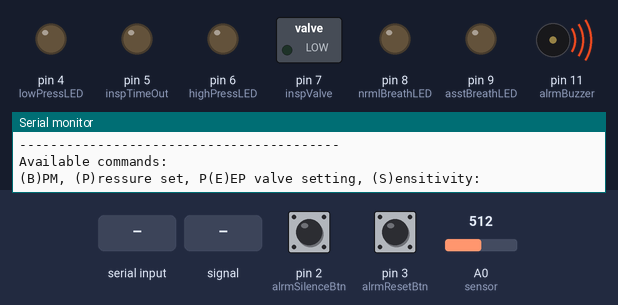
Bench run of a sketch on a simulated Arduino Uno, built with avr-gcc and run on an emulated ATmega328P. Parts: switched loads named in the sketch (green lamp = pin HIGH), output pins drawn as LEDs (lit = HIGH), buzzer (waves = sounding, pin HIGH), the last lines printed to the serial monitor. Dashed ring = blinking. Inputs (shaded band) come from the test bench; at power-on: A0 (sensor) = 512, pin 2 (alrmSilenceBtn) HIGH, pin 3 (alrmResetBtn) HIGH.

Above: at 2.2 s.
2.3 s: A0 (sensor) set to 60
At 3.0 s:
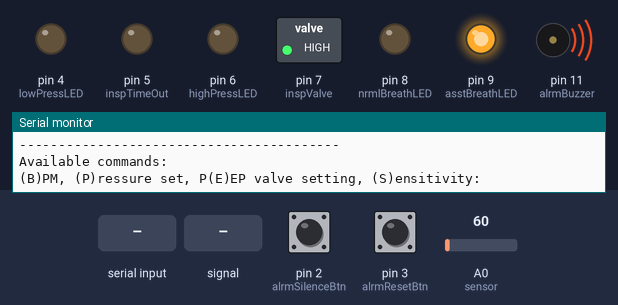
5.3 s: "e\n" received over Serial
At 5.3 s:
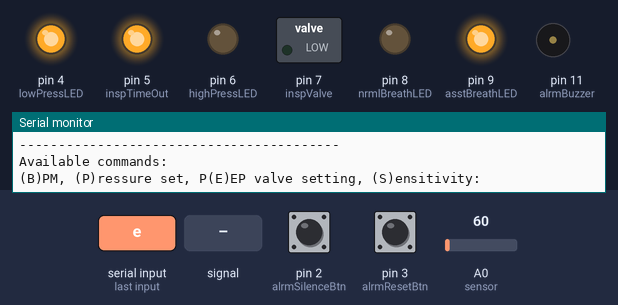
8.3 s: A0 (sensor) set to 100
11.3 s: A0 (sensor) set to 119
At 14.13 s:
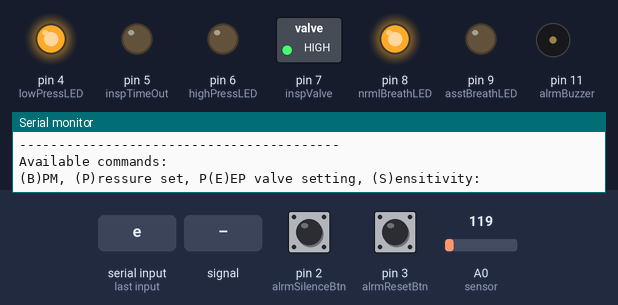
14.3 s: pin 2 (alrmSilenceBtn) pulled LOW for 0.15 s
At 16.5 s:
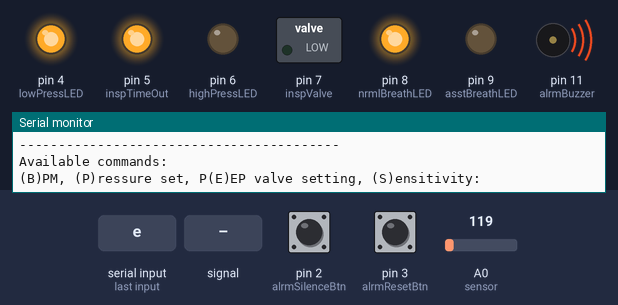
17.4 s: A0 (sensor) fed a 200 Hz sine of ±81 counts around its level
At 18.1 s:
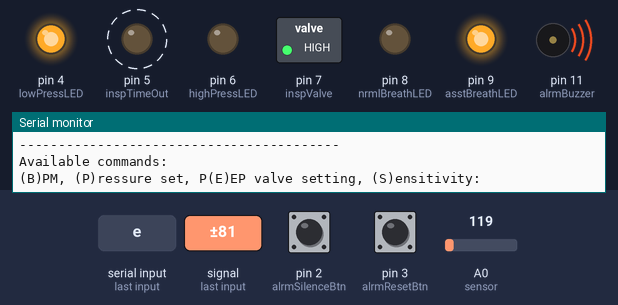
Timing chart, 0 to 21.4 s (numbered marks = the images above; inputs shaded):
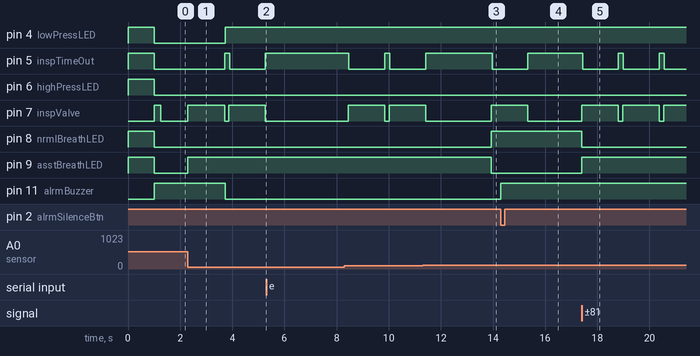

Measured:
- the behaviour switches between 111 and 112 on A0 (sensor) (found by bisection; images 2 and 3)
- after the input at 2.3 s, pin 4 (lowPressLED): LOW → HIGH after 1.4 s; pin 5 (inspTimeOut): LOW → HIGH after 1.4 s, → LOW 0.20 s later, → HIGH 1.4 s later; pin 8 (nrmlBreathLED): stays LOW (without the input it goes to HIGH after 2.6 s); pin 9 (asstBreathLED): LOW → HIGH at once; pin 11 (alrmBuzzer): HIGH → LOW after 1.4 s
- after the input at 5.3 s, pin 5 (inspTimeOut): stays HIGH (without the input it goes to LOW after 0.17 s); pin 7 (inspValve): stays LOW (without the input it goes to HIGH after 0.14 s)
- after the input at 11.3 s, pin 8 (nrmlBreathLED): LOW → HIGH after 2.6 s; pin 9 (asstBreathLED): HIGH → LOW after 2.6 s
- after the input at 14.3 s, pin 11 (alrmBuzzer): LOW → HIGH at once
- after the input at 17.4 s, pin 8 (nrmlBreathLED): HIGH → LOW at once; pin 9 (asstBreathLED): LOW → HIGH at once
- by itself, pin 7 (inspValve): alternates HIGH for 1.4 s and LOW for 0.17 s

The sketch:

CoreVent.ino
```cpp
///////////////////////////////////////////////////////////////////////////////////
//                                                                               //
//                   CoreVent Controller Code - Setup and Main Loop              //
//                                                                               //
///////////////////////////////////////////////////////////////////////////////////
//                                                                               //
//    Name:       CoreVent.ino                                                   //
//    Created:	  3/29/2020 8:43:43 PM                                           //
//    Author:     Jon Longtin, Ph.D., P.E.                                       //
//                Department of Mechanical Engineering                           //
//                Stony Brook University, Stony Brook, NY 11794-2300             //
//                                                                               //
//                Arduino Platform: Arduino UNO or equivalent                    //
//                                                                               //
//                                                                               //
///////////////////////////////////////////////////////////////////////////////////

// TODO : Add watchdog timer

#include <stdio.h>

// constants
#define VERSION   "0.4.2 - BETA"

//digital pin definitions for alarm indicators and valve control.
// NOTE: On UNO avoid pins 0 and 1, they are RX and TX fo Serial!
const int alrmSilenceBtn = 2;				// alarm silence button
const int alrmResetBtn = 3;                 // alarm reset button for low-pressure alarm
const int lowPressLED = 4;                  // (red) low-pressure alarm. On until cleared
const int inspTimeOut = 5;                  // (blue) patient has timed out breathing; clear on next breath
const int highPressLED = 6;                 // (yellow) high-pressure alarm
const int inspValve = 7;                    // relay for inspriation valve to start breath (pin 4=Relay #4)
const int nrmlBreathLED = 8;                      // inspiration-start courtesy LED (future feature)
const int asstBreathLED = 9;                      // expiratin-start courtesy LED (future feature)
const int inspLED = 10;                    // (green) self-check OK
const int alrmBuzzer = 11;      //11        // alarm buzzer for low pressure or other critical alarm. NOTE: LOW to sound alarm!!

//alarm conditions; set to false until triggers
unsigned volatile long t_silence = -60000;	// set to "-60000" to ensure buzzer works in first minute of program executionp20
unsigned long timeOutCount = 0;

char incomingByte = 0;                      // for incoming serial data

// ventilator parameters
const int Tdc = 700;                        // time (in ms) to wait before low-pressure alarm trigger
const float minPIP_PEEP = 10;				// cannot set delta between PIP and PEEP less than this
float BPM = 16;							    // breaths per minute (is always an integer)
unsigned int t_TL = 1400;                   // inspiratory timeout  (time cycled limit): if Ps <= Pcby T_TL, start exhale
float PIP_s = 30;                           // peak inspiratory pressure setpoint [cm H2O]
float P_lowlmt = 10;						// pressure les than this indicates a disconnect// make this P_lowlmt
float P_highlmt = 70;						// cutoff pressure (depends on whether 60 or 80 cm H2O popoff used)
float P_draw = 4;							// should be about 2 - 4 cm below PEEP setpoint
float PEEP_set=5;

float PIP_m;								// peak inspiratory pressure (measured, not set)
float PEEP_meas;							// measured PEEP

unsigned long int Ti = 0;                   // time, in ms, of last inspiratory event
unsigned long int Te = 0;                   // time, in ms, of last expitory event
unsigned long Te_act = 0;					// actual expiratory time, as measured
unsigned long asstBreathCnt = 0;			// assisted breaths since start

// alarm conditins
typedef enum {
	ALARM_Ps_HIGH,                          // sensor pressure > Pc      LOW PRIORITY alarm
	ALARM_Ps_LOW,                           // sensor pressure too low.  HIGH PRIORITY alarm
	ALARM_T_TL                              // inspiration timeout.  Keep track of only; not a major issue
} alarmType;

void setup() {
	attachInterrupt(digitalPinToInterrupt(alrmResetBtn), resetLowP_alarm, FALLING);			// reset alarm button ISR
	attachInterrupt(digitalPinToInterrupt(alrmSilenceBtn), silenceLowP_alarm,FALLING);		// silence alarm button ISR

	// setup outputs
	pinMode(lowPressLED, OUTPUT);
	pinMode(inspTimeOut, OUTPUT);
	pinMode(highPressLED, OUTPUT);
	pinMode(inspValve, OUTPUT);
	pinMode(nrmlBreathLED, OUTPUT);
	pinMode(asstBreathLED, OUTPUT);
	pinMode(alrmSilenceBtn, INPUT_PULLUP);
	pinMode(alrmResetBtn, INPUT_PULLUP);
	pinMode(alrmBuzzer, OUTPUT);

	digitalWrite(inspValve, LOW);     // make sure valves are closed at program startup

	//LED check at startup
	digitalWrite(alrmBuzzer, LOW); digitalWrite(lowPressLED, HIGH); digitalWrite(inspLED, HIGH);
	digitalWrite(inspTimeOut, HIGH); digitalWrite(highPressLED, HIGH); digitalWrite(nrmlBreathLED, HIGH); digitalWrite(asstBreathLED, HIGH);
	delay(1000);
	digitalWrite(alrmBuzzer, HIGH);  digitalWrite(lowPressLED, LOW); digitalWrite(inspLED, LOW);
	digitalWrite(inspTimeOut, LOW); digitalWrite(highPressLED, LOW); digitalWrite(nrmlBreathLED, LOW); digitalWrite(asstBreathLED, LOW);

	digitalWrite(inspValve, LOW);     // make sure valve is closed at program startup

	Serial.begin(57600); // set data rate to 57600 bps
}

void loop() {
	unsigned long Te_start;

	Ti = startInspirStep();			// start inspiration step

	Te = (60. / BPM) * 1000 - Ti; 	// calculate target expitory time based on Ti
	Te_start = millis();			// record start time of expiration
	updateScreen();
	PEEP_meas = startExpStep(Te);  	// start expiration step, returning PEEP pressure (may be too low if patient draws breath)
	Te_act = millis() - Te_start;	// actual expiratory time (will be shorter if patient draws breath)


 }
```

breathing_functions.ino
```cpp
//////////////////////////////////////////////////////////////////////////////
//																		                                    	//
//     breathing_functions.ino ==> Breathing functions for CoreVent   			//
//																			                                    //
//////////////////////////////////////////////////////////////////////////////


//turn inspiration valve on to start inspiration phase
void turnInspValveON(void) {
	digitalWrite(inspValve, HIGH);			// turn valve on
	delay(10);
	digitalWrite(inspValve, HIGH);			// make sure valve is on
	delay(10);
	digitalWrite(inspValve, HIGH);			// make damned sure valve is ON
	delay(10);
	digitalWrite(inspLED, HIGH);
}


//turn inspiration valve off to stop inspiration and start expiration
// note that no exhaust valve control is required.  (Breathing circuit has mechanically actuated valve for expiration).
void turnInspValveOFF(void) {
	digitalWrite(inspValve, LOW);			// turn valve on
	delay(10);
	digitalWrite(inspValve, LOW);			// make sure valve is off
	delay(10);
	digitalWrite(inspValve, LOW);			// make damned sure valve is OFF
	delay(10);
	digitalWrite(inspLED,LOW);				// turn off inspiration LED
}


unsigned long startInspirStep(void) {
	float Ps;
	unsigned long t;
	unsigned long Ts = millis();			// capture start of inspiration time
	clearAlarm(ALARM_Ps_HIGH);				// clear any previous high-pressure alarm
	turnInspValveON();						//  open valve
	digitalWrite(inspLED, HIGH);			// turn on inspiration LED

	do {										// fill patient until either P=Pc OR time >= t_TL
		Ps = readCircPress();				// read current pressure
		t = millis();						// current time
		if (Ps > P_highlmt) {				// check for high alarm
			raiseAlarm(ALARM_Ps_HIGH);
		}
		if ((t - Ts) > t_TL) {				// timeout
			timeOutCount++;
			raiseAlarm(ALARM_T_TL);
			turnInspValveOFF();
  			break;
		}
		else
		{
			clearAlarm(ALARM_T_TL);
		}
	} while ((Ps <= PIP_s) || (t-Ts) < 250);						// continue to inflate patient until Pc reached

//	if (((t - Ts) > Tdc) && (Ps <= P_lowlmt)) {  	// low pressure alarm (but wait until end of breath first
	if (Ps <= P_lowlmt) {  					// low pressure alarm (but wait until end of breath first
		raiseAlarm(ALARM_Ps_LOW);
	}
	else
	{
		clearAlarm(ALARM_Ps_LOW);			// clear lowPressLED
	}

	turnInspValveOFF();						// close inspiration valve
	digitalWrite(inspLED, LOW);				// turn off inspiration LED
	PIP_m = readCircPress();					// read measured PIP pressure
	return (t - Ts);						// return inspiration time
}

float startExpStep(unsigned long Te) {		// NOTE: expiratory valve opens automatically when inspiratory valve shuts
	unsigned long Ts = millis();			// capture start of inspiration time
	float Ps;								// read pressure
	do {
		Ps = readCircPress();
		if (Ps < (PEEP_set - P_draw)) {		// patient is drawing for air, so fill immediatley
      asstBreathCnt++;   				// increment
			digitalWrite(asstBreathLED,HIGH);
			digitalWrite(nrmlBreathLED,LOW);
			return (Ps);							// terminate expiration immediately, and start inspiration
		}
	} while ((millis() - Ts) < Te);
	digitalWrite(asstBreathLED, LOW);
	digitalWrite(nrmlBreathLED, HIGH);

	return (Ps);
}
```

menu_system.ino
```cpp
//////////////////////////////////////////////////////////////////////////////
//																		                                    	//
//     menus_system.ino ==> menu system routines CoreVent		            		//
//															                                    				//
//////////////////////////////////////////////////////////////////////////////


//
//    FILE: menu_system.ino
//  AUTHOR: Jon Longtin
//    DATE: 04-Apr-2020
//
// PUPROSE: menu functions for CoreVent system
//
#define MENU_TIME_OUT  15000L			// menu timeout (ms)
#define UPDATE_DELAY 50									// update time in ms

#define VT100_H

// http://ascii-table.com/ansi-escape-sequences-vt-100.php

#define OFF         "\033[0m"
#define BOLD        "\033[1m"
#define LOWINTENS   "\033[2m"  //does not work
#define UNDERLINE   "\033[4m"
#define BLINK       "\033[5m"  // does not work
#define REVERSE     "\033[7m"

#define GOTOXY( x,y) "\033[x;yH"   // Esc[Line;ColumnH //works with hard numbers, not with arguments

//#define CLS          "\033[2J"     // Esc[2J Clear entire screen
#define CLS          "\033[H\033[J"     // Esc[2J Clear entire screen


float getNumInput(float origValue) {
	const unsigned long menu_timeout = 3000;  // allowed time to make an entry
	unsigned long t_entry = millis();       // time that request to enter value started
	String inData = "";
	do  {
		while (Serial.available() > 0)
		{
			char received = Serial.read();
			inData += received;
			Serial.print(received);   // Process message when new line character is recieved
			if (received == 27) return origValue;  // user aborted
			else if ((received == 13))
			{
//				if (inData.toInt() == 0) {		// prevents entering zero values. Removed 4/7/20
//					return origValue;
//				}
//				else
//				{
					return inData.toInt();
//				}
			}
		}
	} while ((millis() - t_entry) < menu_timeout);
	return origValue;
}

void paintScreen(void){
	Serial.print(CLS);  // clear screen
	Serial.println(F("CoreVent Essential Ventilator"));
	Serial.print(F("Version: "));
	Serial.print(VERSION);
	Serial.print(F(", built: "));
	Serial.print(__TIME__);
	Serial.print(F(" "));
	Serial.println(__DATE__);
	Serial.println(F("\n------------- SETTINGS ------------------"));
	Serial.print(  F("  Breaths Per Minute set         : "));
	Serial.println(BPM,0);
	Serial.print(  F("  Peak inspiratory Pressure (PIP): "));
	Serial.println(PIP_s,0);
	Serial.print(  F("  PEEP Valve setting             : "));
	Serial.println(PEEP_set, 0);
	Serial.print(  F("  Sensitivity                    : "));
	Serial.println(-P_draw, 0);
	Serial.println(F("\n------------- BREATH STATS --------------"));
  Serial.print(  F("  Breaths per minute (actual)    : "));
  Serial.println((int)(EMA_BPM(60000./(Ti+Te_act))));
	Serial.print(  F("  Inspiratory time, Ti (sec)     : "));
	Serial.println(Ti/1000.,1);
	Serial.print(  F("  Expiratory time,  Te (sec)     : "));
	Serial.println(Te_act/1000.,1);
    Serial.print(  F("  I/E ratio                      : 1:"));
    Serial.println((float) Te/Ti,1);
    Serial.print(  F("  PIP                            : "));
    Serial.println(PIP_m,1);
	Serial.print(  F("  PEEP (measured)                : "));
	Serial.println(PEEP_meas,1);
    Serial.println(F("-----------------------------------------"));
	Serial.println(F("Available commands:"));
	Serial.println(F("(B)PM, (P)ressure set, P(E)EP valve setting, (S)ensitivity:"));
}


void updateScreen(void)  //must make changes before patient stops
{
	char cmd = 0;   // for incoming serial data
	paintScreen();
	if (Serial.available()) {							// user has pressed a key on Serial terminal, so go to menu
		cmd = Serial.read();  // read the incoming byte:
		// say what you got:
		    //Serial.print(F("I received: "));
		    //Serial.println(cmd, DEC);

		switch (cmd) { // convert to uppercase
			case 'B': case 'b': {
				Serial.print(F("\nEnter new BPM (1 ~ 40): "));
				float tBPM = getNumInput(BPM);
				//				Serial.println();
				if ((tBPM >= 1) && (tBPM <= 40)) {  // don't change BPM unless in safe range
					BPM = tBPM;
				}
				break;
			}

			case 'P': case 'p': {		// enter new target pressure
				Serial.print(F("\nEnter new Pc (10 ~ 70): "));
				float tPc = getNumInput(PIP_s);
				if ((tPc >= 10) && (tPc <= 70)) {  // don't change Pc unless in safe range
					if (tPc < (PEEP_set + minPIP_PEEP)) {
						Serial.print(F("\nError: PIP must be at least "));
						Serial.print(minPIP_PEEP, 0);
						Serial.println(F("cm H2O above PEEP!"));
					}
					else {
						PIP_s = tPc;
					}
				}
				break;
			}
			case 'E': case 'e': {		// enter new target pressure.  NOTE: This does NOT change PEEP!!
				Serial.print(F("\nEnter new PEEP valve setting (0 ~ 40): "));
				float tPEEP = getNumInput(PEEP_set);
				if ((PEEP_set >= 0) && (PEEP_set <= 40)) {  // don't change PEEP unless in safe range
					if (tPEEP > (PIP_s - minPIP_PEEP)) {
						Serial.print(F("\nError: PEEP must be at least "));
						Serial.print(minPIP_PEEP, 0);
						Serial.println(F("cm H2O below PEEP!"));
					}
					else {
						PEEP_set = tPEEP;
					}
				}
				break;
			}

			case 'S': case 's': {		// enter new target pressure.  NOTE: This does NOT change PEEP!!
				Serial.print(F("Enter new sensitivty (0 ~ 6): "));
				float tP_draw = getNumInput(P_draw);  // make positive in case user enters negative value
			    if (tP_draw < 0) {
					tP_draw = -tP_draw;
				}
				if ((tP_draw >= 0) && (tP_draw <= 6)) {  // don't change PEEP unless in safe range
					P_draw = tP_draw;
				}
				break;
			}
		}
	}
}
```

support_functions.ino
```cpp
//////////////////////////////////////////////////////////////////////////////
//																			                                    //
//          support_functions.ino ==> support functions for CoreVent      	//
//																		                                    	//
//////////////////////////////////////////////////////////////////////////////


float readCircPress(void) {
	const float calibOffset = 0.20;   // cm of water offset when sensor exposed to ambient

	// GA100-001PD Sensor (0-1 psi range, 0-70.307 cm H2O))
	// sensor span is 4.0 V for 1.0 psi = 70.307 cm H2O, or 70.307/4.0 = 17.577 [cm H2O/volt]
	// ADC yields 1024 bits over 0-5V, so converting ADC_RDG to voltage is:
	//    Vs = ADC_RDG * (5.0/1024)
	// then pressure is P = (Vs - 0.5)*17.577 [cmH2O/V]  (note 0.5 V offset!)
	// Apply pressure to port A (port closest to pins)
	// Description: black, 2 pressure ports, 3 pins, 4 legs
	// Orientation: pressure ports up, connector pins facing you
	// left to right => pin 1 to pin 3
	// pin 1: PWR SPLY (Vin = 5V, allowable range = 4.75-5.25V) (tap from Arduino pin
	// pin 2: GND
	// pin 3: Vout (range = 0.5 - 4.5V; connect to Analog Input A0 on arduino)

	// leaving multiplication and division in: 2135 rdgs/sec (Uno R3)
	// folding multiplication and divisions  : 2280 rdgs/sec (Uno R3) =

	float Vs = analogRead(A0) * 4.883e-3;			// sensor pin 3 to Arduino pin A0
	return (Vs*17.5767 - 8.78835 + calibOffset);	// return pressure in cm H2O
}

//ISR to reset low-pressure alarm
void resetLowP_alarm(void){
	digitalWrite(lowPressLED, LOW);			// clear low pressure light
}

//ISR to silence the low-pressure alarm
void silenceLowP_alarm(void) {
	if ((millis() - t_silence) > 60000) {	// start 60 second timer AND do not allow multiple resets!
		digitalWrite(alrmBuzzer, HIGH);		// turn the damned buzzer off for 60 seconds
		t_silence = millis();				// grab current time
	}
}

void raiseAlarm(alarmType alm) {
	switch (alm) {

	case ALARM_Ps_HIGH:
		digitalWrite(highPressLED, HIGH);		// turn on low-pressure light
		digitalWrite(alrmBuzzer,LOW);			// sound alarm
//		Serial.println(F("ALARM: pressure too high. P>P_highlmt"));
		break;

	case ALARM_Ps_LOW:
		digitalWrite(lowPressLED,HIGH);			// turn on low-pressure light.  Button must be pressed to clear
		if ((millis() - t_silence) > 60000) {	// it has been >60 s, so sound alarm
			digitalWrite(alrmBuzzer, LOW);		// sound alarm. Button MUST be pressed to clear this
 		}
//		Serial.println(F("ALARM: pressure too low. P<P_lowlmt"));
		break;

	case ALARM_T_TL:
		digitalWrite(inspTimeOut, HIGH);		// turn on inspiration time out LED
//		Serial.println(F("ALARM: inpiration time out (>T_TL)"));
		break;
	}
}

void clearAlarm(alarmType alm) {
	switch (alm) {

	case ALARM_Ps_HIGH:
		digitalWrite(highPressLED, LOW);		// turn off high-pressure alarm
		break;

	case ALARM_Ps_LOW:
		digitalWrite(alrmBuzzer, HIGH);			// turn off buzzer
		break;

	case ALARM_T_TL:
		digitalWrite(inspTimeOut, LOW);
		break;
	}
}

// Exponential Moving Average filter for breaths per minute...
float EMA_BPM(float p)
{
	const float FILTER_TC = 3.0;       // time in samples to reach ~ 63% of a steady value, Rise time of a signal to > 90% is approx 2.5 times this value;
	const float FILTER_WEIGHT(FILTER_TC / (FILTER_TC + 1.0));
	static float avg = BPM;

	avg = (FILTER_WEIGHT*avg) + (1.0 - FILTER_WEIGHT)*p;
	return avg;
}
```
